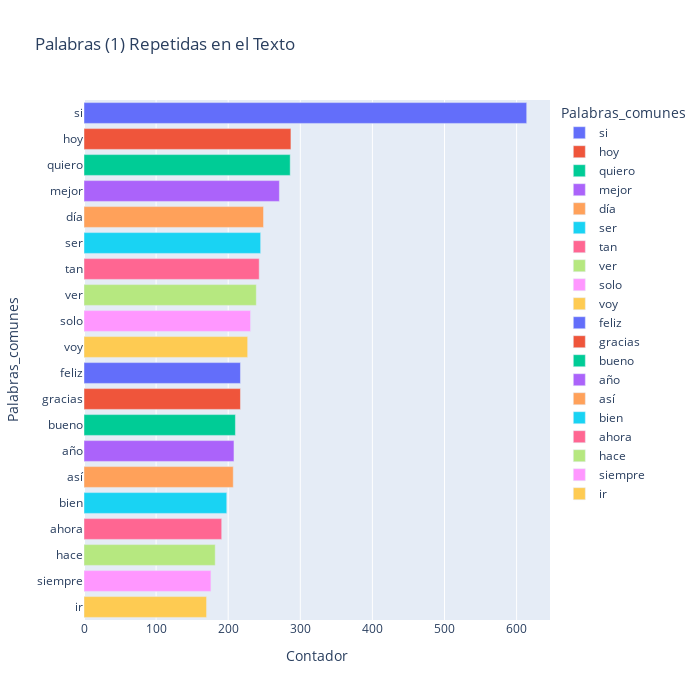

The notebook cell saved with this chart:
### Code cell
most_common_uni = get_top_text_ngrams(df.text,20,1)
most_common_uni = dict(most_common_uni)
temp = pd.DataFrame(columns = ["Common_words" , 'Count'])
temp["Palabras_comunes"] = list(most_common_uni.keys())
temp["Contador"] = list(most_common_uni.values())
fig = px.bar(temp, x="Contador", y="Palabras_comunes", title='Palabras (1) Repetidas en el Texto', orientation='h', 
             width=700, height=700,color='Palabras_comunes')
fig.show()

### Figure 1 — Plotly figure (JSON) as saved in the notebook; plotly's stock layout.template omitted (floating-point values rounded to 4 significant figures)
{"data": [{"alignmentgroup": "True", "hovertemplate": "Palabras_comunes=%{y}<br>Contador=%{x}<extra></extra>", "legendgroup": "si", "marker": {"color": "#636efa", "pattern": {"shape": ""}}, "name": "si", "offsetgroup": "si", "orientation": "h", "showlegend": true, "textposition": "auto", "type": "bar", "x": [614], "xaxis": "x", "y": ["si"], "yaxis": "y"}, {"alignmentgroup": "True", "hovertemplate": "Palabras_comunes=%{y}<br>Contador=%{x}<extra></extra>", "legendgroup": "hoy", "marker": {"color": "#EF553B", "pattern": {"shape": ""}}, "name": "hoy", "offsetgroup": "hoy", "orientation": "h", "showlegend": true, "textposition": "auto", "type": "bar", "x": [287], "xaxis": "x", "y": ["hoy"], "yaxis": "y"}, {"alignmentgroup": "True", "hovertemplate": "Palabras_comunes=%{y}<br>Contador=%{x}<extra></extra>", "legendgroup": "quiero", "marker": {"color": "#00cc96", "pattern": {"shape": ""}}, "name": "quiero", "offsetgroup": "quiero", "orientation": "h", "showlegend": true, "textposition": "auto", "type": "bar", "x": [286], "xaxis": "x", "y": ["quiero"], "yaxis": "y"}, {"alignmentgroup": "True", "hovertemplate": "Palabras_comunes=%{y}<br>Contador=%{x}<extra></extra>", "legendgroup": "mejor", "marker": {"color": "#ab63fa", "pattern": {"shape": ""}}, "name": "mejor", "offsetgroup": "mejor", "orientation": "h", "showlegend": true, "textposition": "auto", "type": "bar", "x": [271], "xaxis": "x", "y": ["mejor"], "yaxis": "y"}, {"alignmentgroup": "True", "hovertemplate": "Palabras_comunes=%{y}<br>Contador=%{x}<extra></extra>", "legendgroup": "día", "marker": {"color": "#FFA15A", "pattern": {"shape": ""}}, "name": "día", "offsetgroup": "día", "orientation": "h", "showlegend": true, "textposition": "auto", "type": "bar", "x": [249], "xaxis": "x", "y": ["día"], "yaxis": "y"}, {"alignmentgroup": "True", "hovertemplate": "Palabras_comunes=%{y}<br>Contador=%{x}<extra></extra>", "legendgroup": "ser", "marker": {"color": "#19d3f3", "pattern": {"shape": ""}}, "name": "ser", "offsetgroup": "ser", "orientation": "h", "showlegend": true, "textposition": "auto", "type": "bar", "x": [245], "xaxis": "x", "y": ["ser"], "yaxis": "y"}, {"alignmentgroup": "True", "hovertemplate": "Palabras_comunes=%{y}<br>Contador=%{x}<extra></extra>", "legendgroup": "tan", "marker": {"color": "#FF6692", "pattern": {"shape": ""}}, "name": "tan", "offsetgroup": "tan", "orientation": "h", "showlegend": true, "textposition": "auto", "type": "bar", "x": [243], "xaxis": "x", "y": ["tan"], "yaxis": "y"}, {"alignmentgroup": "True", "hovertemplate": "Palabras_comunes=%{y}<br>Contador=%{x}<extra></extra>", "legendgroup": "ver", "marker": {"color": "#B6E880", "pattern": {"shape": ""}}, "name": "ver", "offsetgroup": "ver", "orientation": "h", "showlegend": true, "textposition": "auto", "type": "bar", "x": [239], "xaxis": "x", "y": ["ver"], "yaxis": "y"}, {"alignmentgroup": "True", "hovertemplate": "Palabras_comunes=%{y}<br>Contador=%{x}<extra></extra>", "legendgroup": "solo", "marker": {"color": "#FF97FF", "pattern": {"shape": ""}}, "name": "solo", "offsetgroup": "solo", "orientation": "h", "showlegend": true, "textposition": "auto", "type": "bar", "x": [231], "xaxis": "x", "y": ["solo"], "yaxis": "y"}, {"alignmentgroup": "True", "hovertemplate": "Palabras_comunes=%{y}<br>Contador=%{x}<extra></extra>", "legendgroup": "voy", "marker": {"color": "#FECB52", "pattern": {"shape": ""}}, "name": "voy", "offsetgroup": "voy", "orientation": "h", "showlegend": true, "textposition": "auto", "type": "bar", "x": [227], "xaxis": "x", "y": ["voy"], "yaxis": "y"}, {"alignmentgroup": "True", "hovertemplate": "Palabras_comunes=%{y}<br>Contador=%{x}<extra></extra>", "legendgroup": "feliz", "marker": {"color": "#636efa", "pattern": {"shape": ""}}, "name": "feliz", "offsetgroup": "feliz", "orientation": "h", "showlegend": true, "textposition": "auto", "type": "bar", "x": [217], "xaxis": "x", "y": ["feliz"], "yaxis": "y"}, {"alignmentgroup": "True", "hovertemplate": "Palabras_comunes=%{y}<br>Contador=%{x}<extra></extra>", "legendgroup": "gracias", "marker": {"color": "#EF553B", "pattern": {"shape": ""}}, "name": "gracias", "offsetgroup": "gracias", "orientation": "h", "showlegend": true, "textposition": "auto", "type": "bar", "x": [217], "xaxis": "x", "y": ["gracias"], "yaxis": "y"}, {"alignmentgroup": "True", "hovertemplate": "Palabras_comunes=%{y}<br>Contador=%{x}<extra></extra>", "legendgroup": "bueno", "marker": {"color": "#00cc96", "pattern": {"shape": ""}}, "name": "bueno", "offsetgroup": "bueno", "orientation": "h", "showlegend": true, "textposition": "auto", "type": "bar", "x": [210], "xaxis": "x", "y": ["bueno"], "yaxis": "y"}, {"alignmentgroup": "True", "hovertemplate": "Palabras_comunes=%{y}<br>Contador=%{x}<extra></extra>", "legendgroup": "año", "marker": {"color": "#ab63fa", "pattern": {"shape": ""}}, "name": "año", "offsetgroup": "año", "orientation": "h", "showlegend": true, "textposition": "auto", "type": "bar", "x": [208], "xaxis": "x", "y": ["año"], "yaxis": "y"}, {"alignmentgroup": "True", "hovertemplate": "Palabras_comunes=%{y}<br>Contador=%{x}<extra></extra>", "legendgroup": "así", "marker": {"color": "#FFA15A", "pattern": {"shape": ""}}, "name": "así", "offsetgroup": "así", "orientation": "h", "showlegend": true, "textposition": "auto", "type": "bar", "x": [207], "xaxis": "x", "y": ["así"], "yaxis": "y"}, {"alignmentgroup": "True", "hovertemplate": "Palabras_comunes=%{y}<br>Contador=%{x}<extra></extra>", "legendgroup": "bien", "marker": {"color": "#19d3f3", "pattern": {"shape": ""}}, "name": "bien", "offsetgroup": "bien", "orientation": "h", "showlegend": true, "textposition": "auto", "type": "bar", "x": [198], "xaxis": "x", "y": ["bien"], "yaxis": "y"}, {"alignmentgroup": "True", "hovertemplate": "Palabras_comunes=%{y}<br>Contador=%{x}<extra></extra>", "legendgroup": "ahora", "marker": {"color": "#FF6692", "pattern": {"shape": ""}}, "name": "ahora", "offsetgroup": "ahora", "orientation": "h", "showlegend": true, "textposition": "auto", "type": "bar", "x": [191], "xaxis": "x", "y": ["ahora"], "yaxis": "y"}, {"alignmentgroup": "True", "hovertemplate": "Palabras_comunes=%{y}<br>Contador=%{x}<extra></extra>", "legendgroup": "hace", "marker": {"color": "#B6E880", "pattern": {"shape": ""}}, "name": "hace", "offsetgroup": "hace", "orientation": "h", "showlegend": true, "textposition": "auto", "type": "bar", "x": [182], "xaxis": "x", "y": ["hace"], "yaxis": "y"}, {"alignmentgroup": "True", "hovertemplate": "Palabras_comunes=%{y}<br>Contador=%{x}<extra></extra>", "legendgroup": "siempre", "marker": {"color": "#FF97FF", "pattern": {"shape": ""}}, "name": "siempre", "offsetgroup": "siempre", "orientation": "h", "showlegend": true, "textposition": "auto", "type": "bar", "x": [176], "xaxis": "x", "y": ["siempre"], "yaxis": "y"}, {"alignmentgroup": "True", "hovertemplate": "Palabras_comunes=%{y}<br>Contador=%{x}<extra></extra>", "legendgroup": "ir", "marker": {"color": "#FECB52", "pattern": {"shape": ""}}, "name": "ir", "offsetgroup": "ir", "orientation": "h", "showlegend": true, "textposition": "auto", "type": "bar", "x": [170], "xaxis": "x", "y": ["ir"], "yaxis": "y"}], "layout": {"barmode": "relative", "height": 700, "legend": {"title": {"text": "Palabras_comunes"}, "tracegroupgap": 0}, "title": {"text": "Palabras (1) Repetidas en el Texto"}, "width": 700, "xaxis": {"anchor": "y", "domain": [0, 1], "title": {"text": "Contador"}}, "yaxis": {"anchor": "x", "categoryarray": ["ir", "siempre", "hace", "ahora", "bien", "así", "año", "bueno", "gracias", "feliz", "voy", "solo", "ver", "tan", "ser", "día", "mejor", "quiero", "hoy", "si"], "categoryorder": "array", "domain": [0, 1], "title": {"text": "Palabras_comunes"}}}}
